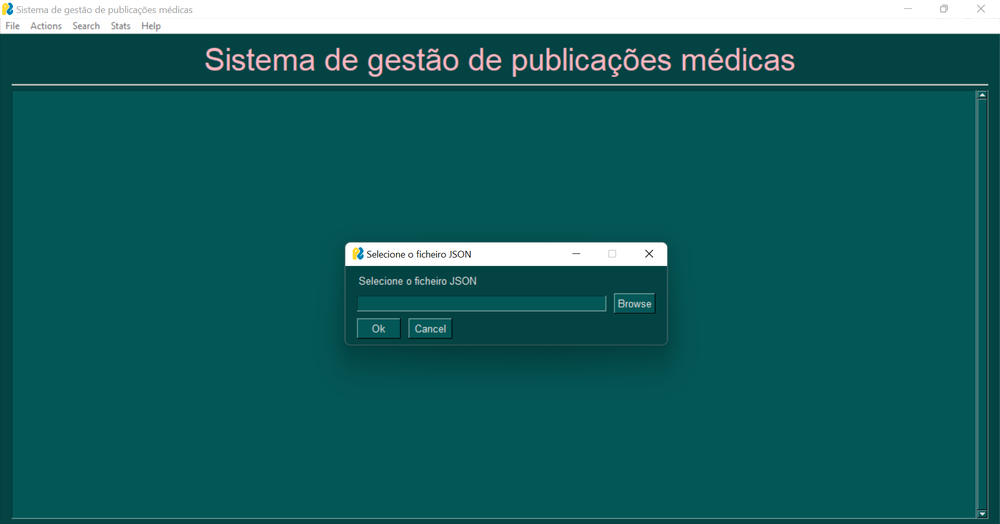
#> input picture projeto/imagens/Captura de ecrã 2024-12-30 212009.png, 1000 x 524 px, shrunk from 1920 x 1007 before the run
$ python -i projeto.py   (imports and definitions only)
#> lines starting #> are read from the running program, lines starting #| are printed output that depends on the picture
import json
import matplotlib.pyplot as plt
import PySimpleGUI as sg
import os

#CARREGAR DATASET
# [994 lines left out: functions loaddata, criar_autores, criar_keywords, criar_data, criar_pub, find_pub and 25 more, not called in this run]

#LISTAR KEYWORDS
def abrir_janela_pesquisar_keywords(data):
    font = ("Calibri", 12)
    keywords = []
    articles = []
    list_box_keywords = sg.Listbox(values=keywords, size=(70, 30), font=font, key="-KEYWORD-", enable_events=True)
    list_box_articles = sg.Listbox(values=articles, size=(70, 32), font=font, key="-ARTICLE-", enable_events=True)

    column1_layout = [
        [sg.Text('KEYWORDS', font=font)],
        [list_box_keywords],
        [sg.Text("ORDENAÇÃO:", font=("Calibri", 10)), sg.Button('Alfabética', key='-ORDEMALFA-', font=font, button_color=("#044343", "pink")), sg.Button('Frequência', key='-FREQUENCIA-', font=font, button_color=("#044343", "pink"))]
    ]

    column2_layout = [[sg.Text('ARTIGOS', font=font)],
                      [list_box_articles]]

    layout=[[sg.Column(column1_layout),
             sg.VSep(),
             sg.Column(column2_layout)]]

    window = sg.Window('Pesquisar Keywords', layout, modal=True, location=(0,0))

    stop = False
    while not stop:
        event, values = window.read()
        if event == sg.WINDOW_CLOSED or event == 'Close':
            stop = True
        elif event == '-ORDEMALFA-':
            keywords = lista_keywords_alfabetica(data)
            list_box_keywords.update(keywords)
        elif event == '-FREQUENCIA-':
            keywords = listar_keywords_frequencia(data)
            list_box_keywords.update(keywords)
        elif event == "-KEYWORD-":
            if keywords != []:
                keyword = values["-KEYWORD-"][0]
                if type(keyword) == tuple:
                    keyword = keyword[1]
                articles = lista_artigos_keywords(keyword, data)
                list_box_articles.update(articles)
            else:
                sg.popup("Selecione uma forma de ordenação de keywords.")
        elif event == "-ARTICLE-":
            if articles != []:
                article = values["-ARTICLE-"][0]
                janeladetalhes(article, data)
            else:
                sg.popup("Selecione uma keyword.")
    window.close()


#JANELA DE SELEÇÃO DE ANO
# [174 lines left out: functions abrir_janela_ano, abrir_janela_autor, abrir_janela_ano_keywords, abrir_janela_ajuda, not called in this run]

>>> import cv2
>>> picture = cv2.imread('imagens/Captura de ecrã 2024-12-30 212009.png', cv2.IMREAD_GRAYSCALE)
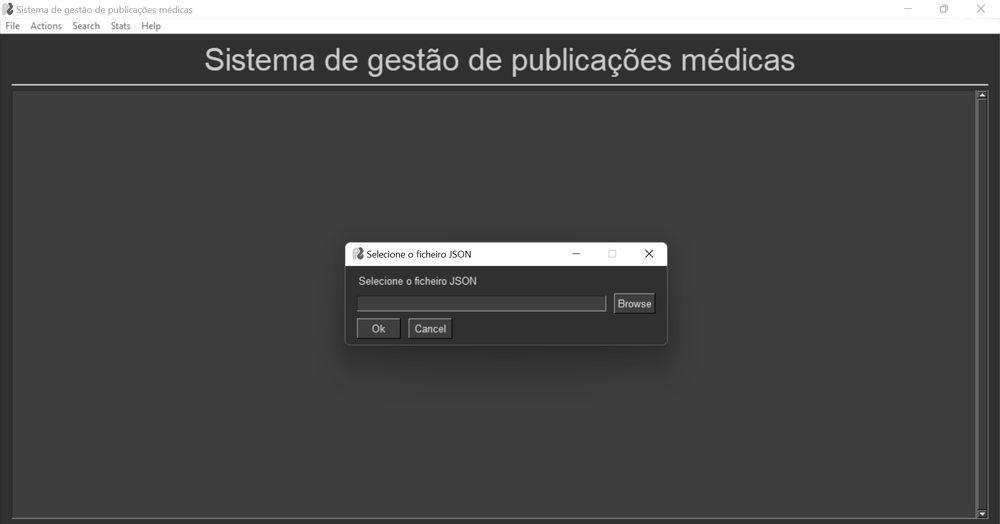
#> picture: shape (524, 1000); min 1, max 255, mean 76.2
#> (the run stopped early here; a loop or call above may not have finished)

$ run again, on projeto/imagens/Captura de ecrã 2024-12-30 212607.png
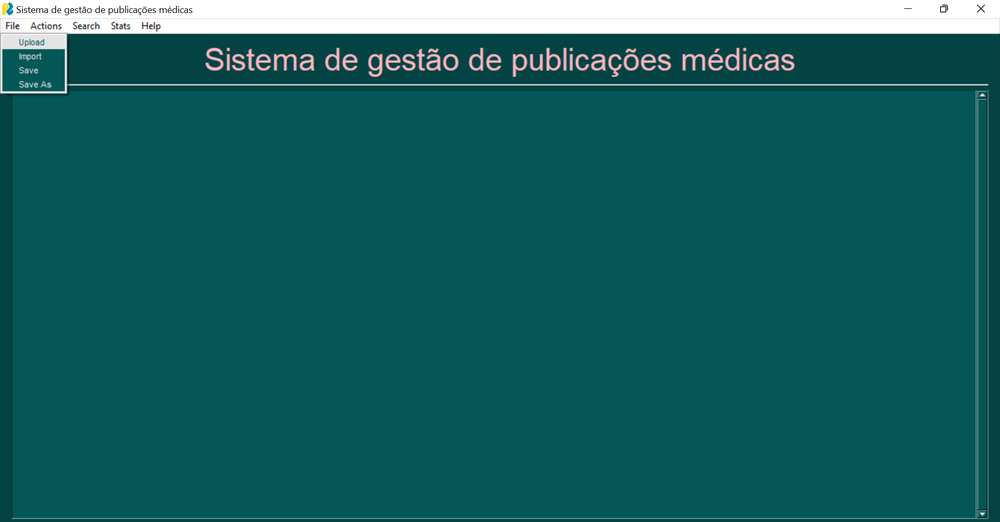
#> input picture projeto/imagens/Captura de ecrã 2024-12-30 212607.png, 1000 x 522 px, shrunk from 1920 x 1003 before the run
#> `picture = cv2.imread('imagens/Captura de ecrã 2024-12-30 212009.png', ..`:
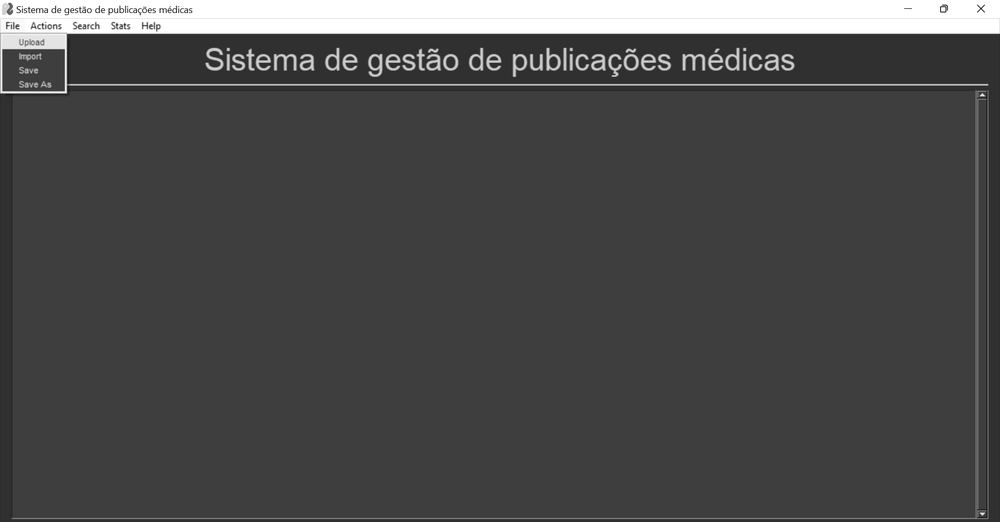
#> picture: shape (522, 1000); min 14, max 255, mean 74.6

$ run again, on projeto/imagens/Captura de ecrã 2024-12-30 212657.png
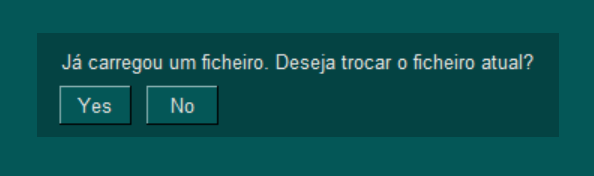
#> input picture projeto/imagens/Captura de ecrã 2024-12-30 212657.png, 594 x 176 px
#> `picture = cv2.imread('imagens/Captura de ecrã 2024-12-30 212009.png', ..`:
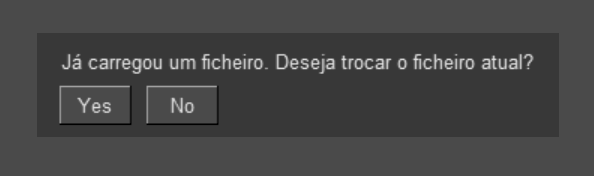
#> picture: shape (176, 594); min 0, max 225, mean 69.1

$ run again, on projeto/imagens/Captura de ecrã 2024-12-30 220620.png
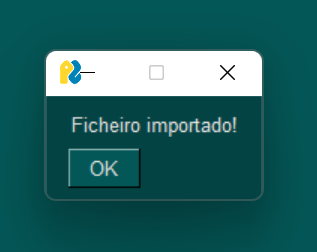
#> input picture projeto/imagens/Captura de ecrã 2024-12-30 220620.png, 317 x 252 px
#> `picture = cv2.imread('imagens/Captura de ecrã 2024-12-30 212009.png', ..`:
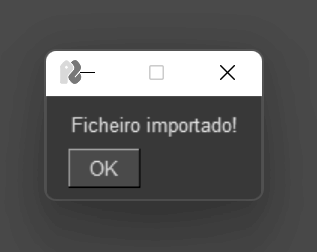
#> picture: shape (252, 317); min 0, max 255, mean 89.4
